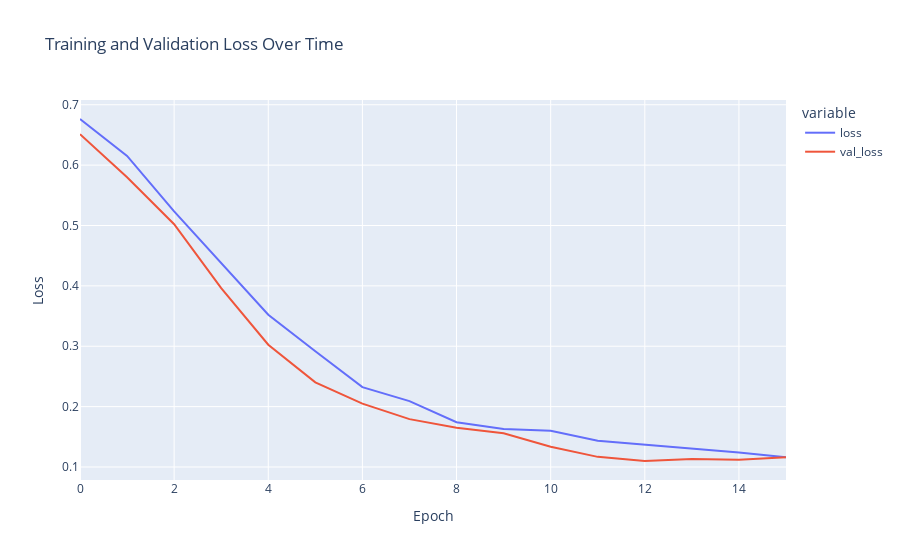

Here is the notebook cell this chart was saved with:
### Code cell
fig = px.line(
    history.history,
    y=['loss', 'val_loss'],
    labels={'index': "Epoch", 'value': "Loss"},
    title="Training and Validation Loss Over Time"
)

fig.show()

### Figure 1 — Plotly figure (JSON) as saved in the notebook; plotly's stock layout.template omitted (floating-point values rounded to 4 significant figures)
{"data": [{"hovertemplate": "variable=loss<br>Epoch=%{x}<br>Loss=%{y}<extra></extra>", "legendgroup": "loss", "line": {"color": "#636efa", "dash": "solid"}, "marker": {"symbol": "circle"}, "mode": "lines", "name": "loss", "orientation": "v", "showlegend": true, "type": "scatter", "x": [0, 1, 2, 3, 4, 5, 6, 7, 8, 9, 10, 11, 12, 13, 14, 15], "xaxis": "x", "y": [0.6764, 0.6153, 0.5234, 0.4386, 0.3521, 0.2918, 0.2323, 0.209, 0.1742, 0.1628, 0.1598, 0.1433, 0.137, 0.1296, 0.1238, 0.116], "yaxis": "y"}, {"hovertemplate": "variable=val_loss<br>Epoch=%{x}<br>Loss=%{y}<extra></extra>", "legendgroup": "val_loss", "line": {"color": "#EF553B", "dash": "solid"}, "marker": {"symbol": "circle"}, "mode": "lines", "name": "val_loss", "orientation": "v", "showlegend": true, "type": "scatter", "x": [0, 1, 2, 3, 4, 5, 6, 7, 8, 9, 10, 11, 12, 13, 14, 15], "xaxis": "x", "y": [0.6513, 0.58, 0.5022, 0.3963, 0.3026, 0.2401, 0.205, 0.1792, 0.1648, 0.1558, 0.1336, 0.1167, 0.1099, 0.1133, 0.1118, 0.116], "yaxis": "y"}], "layout": {"legend": {"title": {"text": "variable"}, "tracegroupgap": 0}, "title": {"text": "Training and Validation Loss Over Time"}, "xaxis": {"anchor": "y", "domain": [0, 1], "title": {"text": "Epoch"}}, "yaxis": {"anchor": "x", "domain": [0, 1], "title": {"text": "Loss"}}}}
